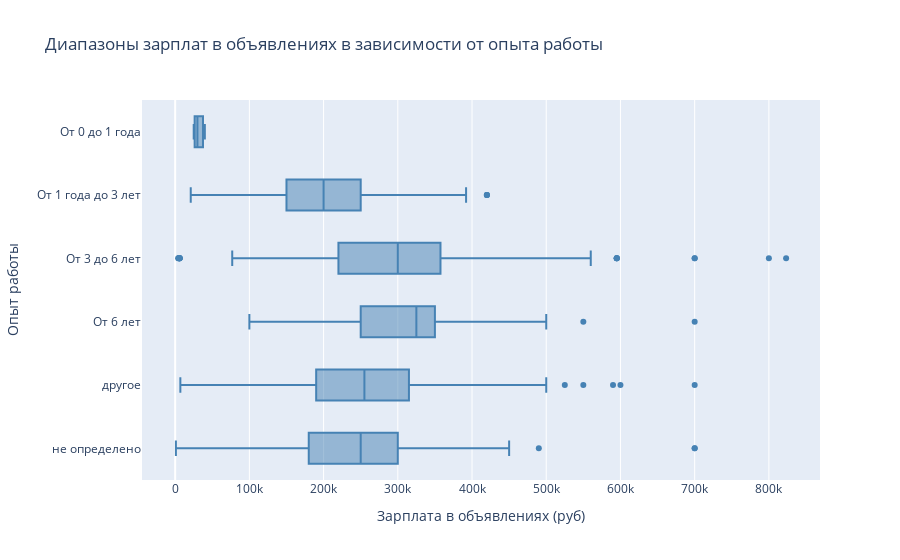

Notebook code cell kept with this figure:
### Code cell
px.box(
      df[df['salary'] != 0], 
      x = 'salary', 
      y = 'levels2', 
      orientation = 'h',
      category_orders = { 'levels2': ['От 0 до 1 года','От 1 года до 3 лет','От 3 до 6 лет','От 6 лет','другое','не определено'] }, 
      color_discrete_sequence = ['steelblue'],
      title= 'Диапазоны зарплат в объявлениях в зависимости от опыта работы',
      labels={
            'salary': 'Зарплата в объявлениях (руб)',
            'levels2': 'Опыт работы',
      },
)

### Figure 1 — Plotly figure (JSON) as saved in the notebook; plotly's stock layout.template omitted (floating-point values rounded to 4 significant figures; data arrays with more than 128 entries replaced by an {"elided": "..."} marker saying what was removed)
{"data": [{"alignmentgroup": "True", "hovertemplate": "Зарплата в объявлениях (руб)=%{x}<br>Опыт работы=%{y}<extra></extra>", "legendgroup": "", "marker": {"color": "steelblue"}, "name": "", "notched": false, "offsetgroup": "", "orientation": "h", "showlegend": false, "type": "box", "x": {"elided": "545 int values"}, "x0": " ", "xaxis": "x", "y": {"elided": "545 str values"}, "y0": " ", "yaxis": "y"}], "layout": {"boxmode": "group", "legend": {"tracegroupgap": 0}, "title": {"text": "Диапазоны зарплат в объявлениях в зависимости от опыта работы"}, "xaxis": {"anchor": "y", "domain": [0, 1], "title": {"text": "Зарплата в объявлениях (руб)"}}, "yaxis": {"anchor": "x", "categoryarray": ["не определено", "другое", "От 6 лет", "От 3 до 6 лет", "От 1 года до 3 лет", "От 0 до 1 года"], "categoryorder": "array", "domain": [0, 1], "title": {"text": "Опыт работы"}}}}
